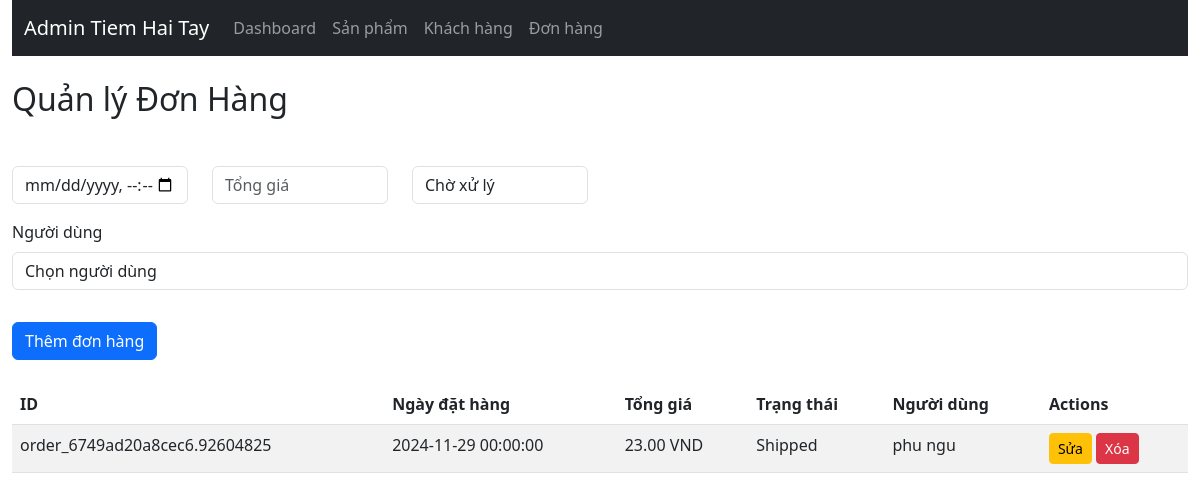
The page /frontend/admin/order.php on the database its author committed.
### tables this page shows
CREATE TABLE IF NOT EXISTS `orders` (
  `id` varchar(255) NOT NULL,
  `user_id` int NOT NULL,
  `order_date` datetime NOT NULL,
  `total_price` decimal(10,2) NOT NULL,
  `status` varchar(255) NOT NULL,
  PRIMARY KEY (`id`),
  KEY `fk_user_id` (`user_id`)
);

CREATE TABLE IF NOT EXISTS `users` (
  `id` varchar(255) NOT NULL,
  `name` varchar(255) NOT NULL,
  `phone` varchar(15) NOT NULL,
  `email` varchar(255) NOT NULL,
  `address` text NOT NULL,
  PRIMARY KEY (`id`)
);

### backend/models/order.php (called while the page is built, shortened)
<?php
function getAllOrders() {
    $conn = getDatabaseConnection();
    $result = $conn->query("SELECT * FROM orders");
    return $result->fetch_all(MYSQLI_ASSOC);
}
?>

### backend/models/user.php (called while the page is built, shortened)
<?php
function getUserById($id) {
    $conn = getDatabaseConnection();
    $stmt = $conn->prepare("SELECT * FROM users WHERE id = ?");
    $stmt->bind_param("i", $id);
    $stmt->execute();
    return $stmt->get_result()->fetch_assoc();
}
?>

### frontend/admin/order.php (the view, shortened to what this page needs)
<?php
include './components/header.php';
require_once '../../backend/models/order.php';
require_once '../../backend/models/user.php';
$orders = getAllOrders();
?>
<link rel="stylesheet" href="../../frontend/assets/css/style.css">
<div class="container-fluid">
    <?php include './components/navbar.php'; ?>
    <div class="row mt-4">
        <div class="col-md-12">
            <h2 class="text-left mb-5">Quản lý Đơn Hàng</h2>
            <form action="../../backend/routes/apiOrder.php?action=addOrder" method="POST" class="mb-4">
                <div class="row">
                    <div class="col-12 col-md-2 mb-3">
                        <input type="datetime-local" name="order_date" class="form-control" required>
                    </div>
                    <div class="col-12 col-md-2 mb-3">
                        <input type="number" name="total_price" class="form-control" placeholder="Tổng giá" required>
                    </div>
                    <div class="col-12 col-md-2 mb-3">
                        <select name="status" class="form-control" required>
                            <option value="pending">Chờ xử lý</option>
                        </select>
                    </div>
                    <div class="mb-3">
                        <label for="edit-user_id" class="form-label">Người dùng</label>
                        <select name="user_id" id="edit-user_id" class="form-control select2" required>
                            <option value="">Chọn người dùng</option>
                        </select>
                    </div>
                </div>
                <button type="submit" class="btn btn-primary mt-3">Thêm đơn hàng</button>
            </form>
            <table class="table table-striped">
                <thead>
                    <tr>
                        <th>ID</th>
                        <th>Ngày đặt hàng</th>
                        <th>Tổng giá</th>
                        <th>Trạng thái</th>
                        <th>Người dùng</th>
                        <th>Actions</th>
                    </tr>
                </thead>
                <tbody>
                    <?php foreach ($orders as $order): ?>
                        <tr>
                            <td><?= $order['id'] ?></td>
                            <td><?= date('Y-m-d H:i:s', strtotime($order['order_date'])) ?></td>
                            <td><?= number_format($order['total_price'], 2) ?> VND</td>
                            <td><?= ucfirst($order['status']) ?></td>
                            <td><?= getUserById($order['user_id'])['name'] ?></td>
                            <td>
                                <button class="btn btn-warning btn-sm edit-btn" data-id="<?= $order['id'] ?>"
                                    data-order_date="<?= $order['order_date'] ?>"
                                    data-total_price="<?= $order['total_price'] ?>" data-status="<?= $order['status'] ?>"
                                    data-user_id="<?= $order['user_id'] ?>" data-toggle="modal"
                                    data-target="#editModal">Sửa</button>
                                <a href="../../backend/routes/apiOrder.php?action=deleteOrder&id=<?= $order['id'] ?>"
                                    class="btn btn-danger btn-sm"
                                    onclick="return confirm('Bạn có chắc chắn muốn xóa đơn hàng này?')">Xóa</a>
                            </td>
                        </tr>
                    <?php endforeach; ?>
                </tbody>
            </table>
        </div>
    </div>
</div>
<?php include './components/footer.php'; ?>

### rows shown on the page
orders: id "order_6749ad20a8cec6.92604825", order_date "2024-11-29 00:00:00", total_price "23.00", status "Shipped", user.name "phu ngu"
